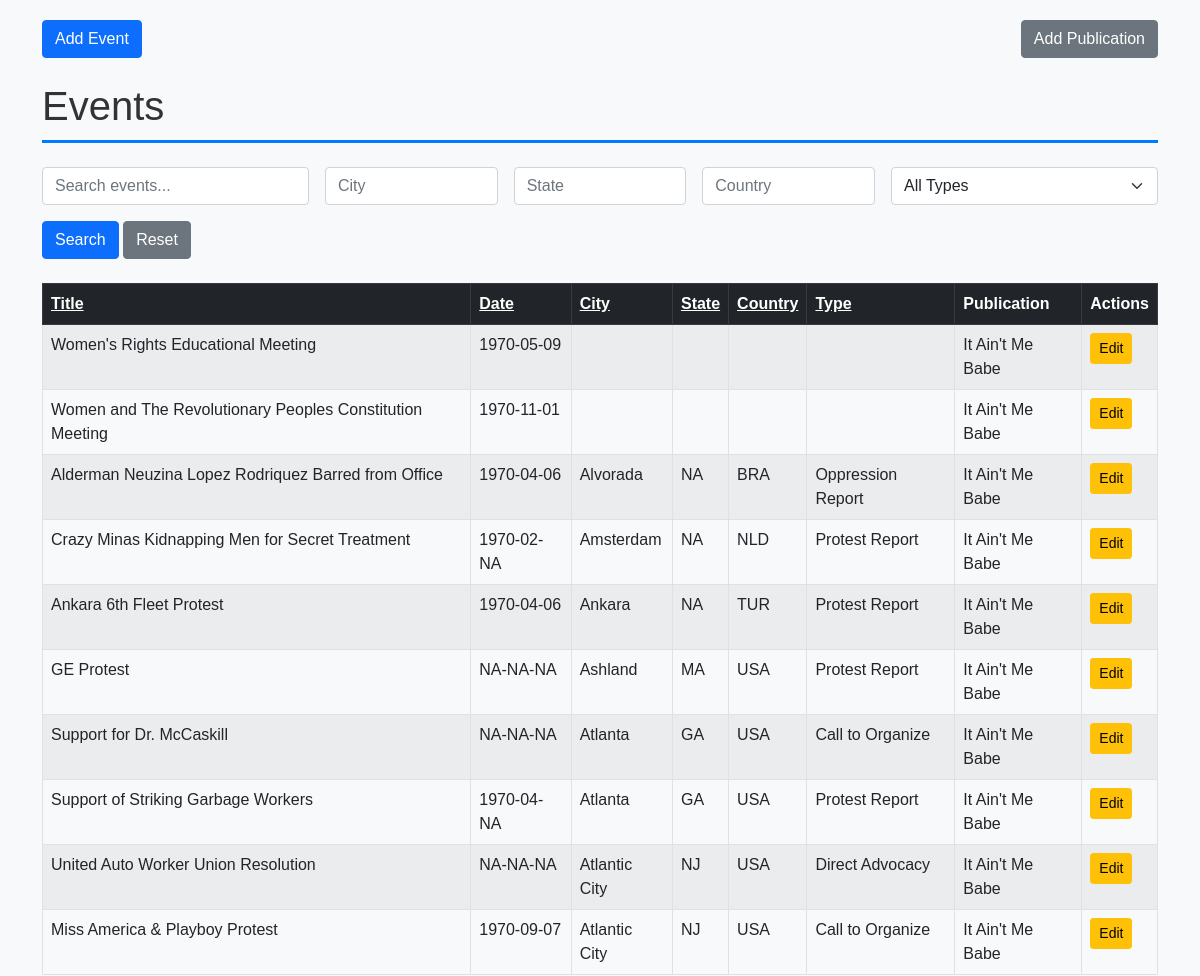
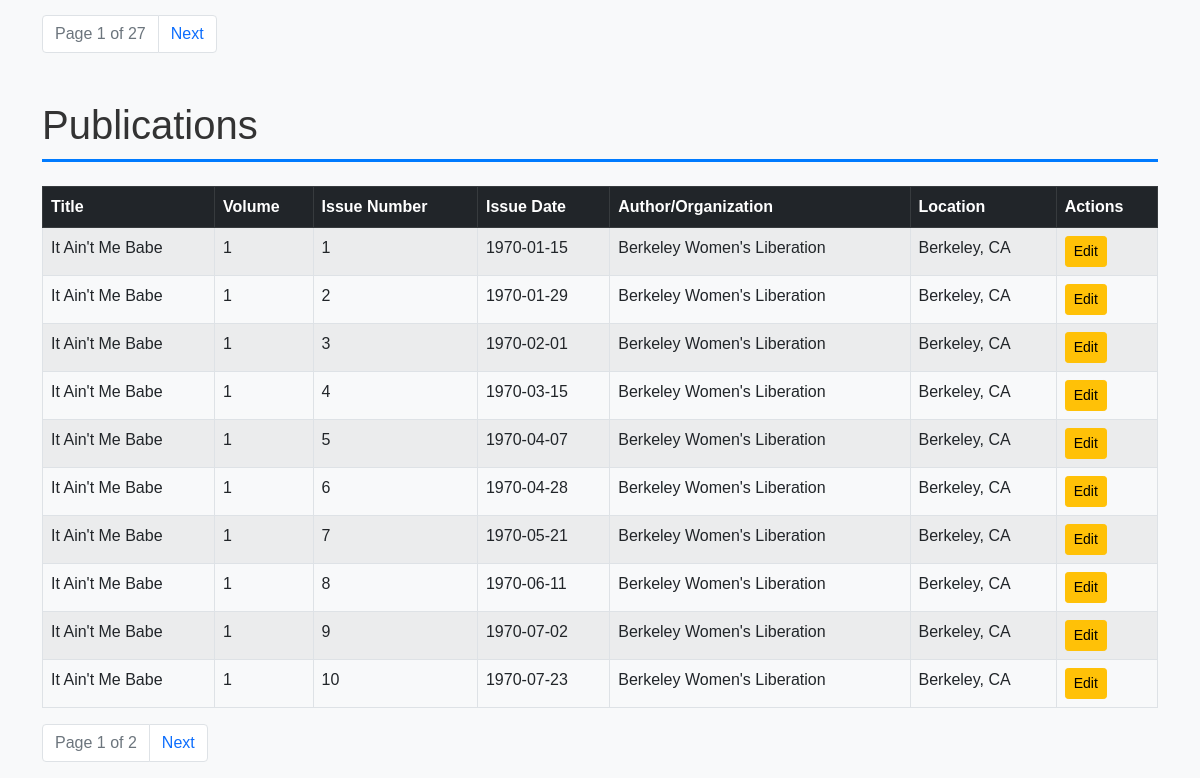
/?sort_events=city&order_events=asc&page_events=1, run on the app's committed database (2 pictures, top to bottom).
### tables this page shows
CREATE TABLE events (
    event_id INTEGER PRIMARY KEY AUTOINCREMENT, -- Unique ID for each event
    event_title TEXT NOT NULL,                  -- Title of the event
    event_date DATE,                            -- Date of the event
    description TEXT,                           -- Description of the event
    city TEXT,                                  -- City where the event occurred
    state TEXT,                                 -- State where the event occurred
    country TEXT,                               -- Country where the event occurred
    location TEXT,                              -- Specific location of the event (e.g., venue name)
    address TEXT,                               -- Street address of the event
    event_type TEXT,                            -- Type of event (e.g., conference, workshop)
    publication_id INTEGER,                     -- Foreign key to publications table
    source_publication TEXT,                    -- Source publication for the event if reprinted
    FOREIGN KEY (publication_id) REFERENCES publications (pub_id)
);

CREATE TABLE publications (
    pub_id INTEGER PRIMARY KEY AUTOINCREMENT, -- Unique ID for each publication
    pub_title TEXT NOT NULL,                 -- Title of the publication
    volume INTEGER NOT NULL,                 -- Volume number
    issue_number INTEGER NOT NULL,           -- Issue number within the volume
    issue_date DATE,                         -- Full issue date (year, month, day)
    volume_title TEXT,                       -- Title of the volume (if applicable)
    author_org TEXT,                         -- Author or organization responsible for the publication
    location TEXT                            -- Location associated with the publication
);

### DatabaseFlask/app.py (the view)
@app.route('/')
def index():
    search = request.args.get('search', '').strip()
    sort_events = request.args.get('sort_events', 'event_title')  # Default sort for events
    order_events = request.args.get('order_events', 'asc')  # Default order for events
    page_events = int(request.args.get('page_events', 1))  # Current page for events
    per_page = 10  # Number of rows per page
    offset_events = (page_events - 1) * per_page
    sort_publications = request.args.get('sort_publications', 'pub_title')  # Default sort for publications
    order_publications = request.args.get('order_publications', 'asc')  # Default order for publications
    page_publications = int(request.args.get('page_publications', 1))  # Current page for publications
    offset_publications = (page_publications - 1) * per_page
    conn = get_db_connection()
    events_query = f'''
        SELECT e.event_id, e.event_title, e.event_date, e.city, e.state, e.country, e.event_type,
               e.description, e.location, e.address, e.source_publication,
               p.pub_title AS publication_title
        FROM events e
        LEFT JOIN publications p ON e.publication_id = p.pub_id
        WHERE e.event_title LIKE ?
        ORDER BY {sort_events} {order_events.upper()}
        LIMIT ? OFFSET ?
    '''
    events = conn.execute(events_query, (f"%{search}%", per_page, offset_events)).fetchall()
    total_events_query = '''
        SELECT COUNT(*) FROM events WHERE event_title LIKE ?
    '''
    total_events = conn.execute(total_events_query, (f"%{search}%",)).fetchone()[0]
    publications_query = f'''
        SELECT pub_id, pub_title, volume, issue_number, issue_date, author_org, location
        FROM publications
        ORDER BY {sort_publications} {order_publications.upper()}
        LIMIT ? OFFSET ?
    '''
    publications = conn.execute(publications_query, (per_page, offset_publications)).fetchall()
    total_publications_query = '''
        SELECT COUNT(*) FROM publications
    '''
    total_publications = conn.execute(total_publications_query).fetchone()[0]
    conn.close()
    total_pages_events = (total_events + per_page - 1) // per_page  # Round up division
    total_pages_publications = (total_publications + per_page - 1) // per_page
    return render_template(
        'index.html',
        events=events,
        publications=publications,
        page_events=page_events,
        total_pages_events=total_pages_events,
        page_publications=page_publications,
        total_pages_publications=total_pages_publications,
        search=search,
        sort_events=sort_events,
        order_events=order_events,
        sort_publications=sort_publications,
        order_publications=order_publications
    )

### DatabaseFlask/app.py (called while the page is built)
def get_db_connection():
    conn = sqlite3.connect(DB_PATH)
    conn.row_factory = sqlite3.Row  # This allows us to access columns by name like row['title']
    return conn

### DatabaseFlask/templates/index.html (shortened to what this page needs)
{% extends "base.html" %}
{% block content %}
<div class="d-flex justify-content-between mb-4">
    <a href="{{ url_for('add_event') }}" class="btn btn-primary">Add Event</a>
    <a href="{{ url_for('add_publication') }}" class="btn btn-secondary">Add Publication</a>
</div>
<h1 class="mb-4">Events</h1>
<form method="GET" action="{{ url_for('index') }}" class="mb-4">
    <div class="row g-3">
        <div class="col-md-3">
            <input type="text" name="search" class="form-control" placeholder="Search events..." value="{{ search }}">
        </div>
        <div class="col-md-2">
            <input type="text" name="city" class="form-control" placeholder="City" value="{{ request.args.get('city', '') }}">
        </div>
        <div class="col-md-2">
            <input type="text" name="state" class="form-control" placeholder="State" value="{{ request.args.get('state', '') }}">
        </div>
        <div class="col-md-2">
            <input type="text" name="country" class="form-control" placeholder="Country" value="{{ request.args.get('country', '') }}">
        </div>
        <div class="col-md-3">
            <select name="event_type" class="form-select">
                <option value="">All Types</option>
            </select>
        </div>
    </div>
    <div class="mt-3">
        <button type="submit" class="btn btn-primary">Search</button>
        <a href="{{ url_for('index') }}" class="btn btn-secondary">Reset</a>
    </div>
</form>
<table class="table table-striped table-bordered">
    <thead class="table-dark">
        <tr>
            <th><a href="{{ url_for('index', sort_events='event_title', order_events='asc' if order_events == 'desc' else 'desc', page_events=page_events) }}" class="text-white">Title</a></th>
            <th><a href="{{ url_for('index', sort_events='event_date', order_events='asc' if order_events == 'desc' else 'desc', page_events=page_events) }}" class="text-white">Date</a></th>
            <th><a href="{{ url_for('index', sort_events='city', order_events='asc' if order_events == 'desc' else 'desc', page_events=page_events) }}" class="text-white">City</a></th>
            <th><a href="{{ url_for('index', sort_events='state', order_events='asc' if order_events == 'desc' else 'desc', page_events=page_events) }}" class="text-white">State</a></th>
            <th><a href="{{ url_for('index', sort_events='country', order_events='asc' if order_events == 'desc' else 'desc', page_events=page_events) }}" class="text-white">Country</a></th>
            <th><a href="{{ url_for('index', sort_events='event_type', order_events='asc' if order_events == 'desc' else 'desc', page_events=page_events) }}" class="text-white">Type</a></th>
            <th>Publication</th>
            <th>Actions</th>
        </tr>
    </thead>
    <tbody>
        {% for event in events %}
        <tr>
            <td>{{ event.event_title }}</td>
            <td>{{ event.event_date }}</td>
            <td>{{ event.city }}</td>
            <td>{{ event.state }}</td>
            <td>{{ event.country }}</td>
            <td>{{ event.event_type }}</td>
            <td>{{ event.publication_title }}</td>
            <td>
                <a href="{{ url_for('edit_record', record_type='event', record_id=event.event_id) }}" class="btn btn-sm btn-warning">Edit</a>
            </td>
        </tr>
        {% endfor %}
    </tbody>
</table>
<nav>
    <ul class="pagination">
        <li class="page-item disabled">
            <span class="page-link">Page {{ page_events }} of {{ total_pages_events }}</span>
        </li>
        {% if page_events < total_pages_events %}
        <li class="page-item">
            <a href="{{ url_for('index', page_events=page_events+1, sort_events=sort_events, order_events=order_events) }}" class="page-link">Next</a>
        </li>
        {% endif %}
    </ul>
</nav>
<h1 class="mt-5 mb-4">Publications</h1>
<table class="table table-striped table-bordered">
    <thead class="table-dark">
        <tr>
            <th>Title</th>
            <th>Volume</th>
            <th>Issue Number</th>
            <th>Issue Date</th>
            <th>Author/Organization</th>
            <th>Location</th>
            <th>Actions</th>
        </tr>
    </thead>
    <tbody>
        {% for publication in publications %}
        <tr>
            <td>{{ publication.pub_title }}</td>
            <td>{{ publication.volume }}</td>
            <td>{{ publication.issue_number }}</td>
            <td>{{ publication.issue_date }}</td>
            <td>{{ publication.author_org }}</td>
            <td>{{ publication.location }}</td>
            <td>
                <a href="{{ url_for('edit_record', record_type='publication', record_id=publication.pub_id) }}" class="btn btn-sm btn-warning">Edit</a>
            </td>
        </tr>
        {% endfor %}
    </tbody>
</table>
<nav>
    <ul class="pagination">
        <li class="page-item disabled">
            <span class="page-link">Page {{ page_publications }} of {{ total_pages_publications }}</span>
        </li>
        {% if page_publications < total_pages_publications %}
        <li class="page-item">
            <a href="{{ url_for('index', page_publications=page_publications+1, sort_publications=sort_publications, order_publications=order_publications) }}" class="page-link">Next</a>
        </li>
        {% endif %}
    </ul>
</nav>
{% endblock %}

### DatabaseFlask/templates/base.html (style rules this page uses)
body { font-family: Arial, sans-serif; background-color: #f8f9fa; }
h1 { color: #333; border-bottom: 3px solid #007bff; padding-bottom: 10px; }

### data on the page
events: event_title "Women's Rights Educational Meeting", event_date "1970-05-09", publication_title "It Ain't Me Babe"
events: event_title "Women and The Revolutionary Peoples Constitution Meeting", event_date "1970-11-01", publication_title "It Ain't Me Babe"
events: event_title "Alderman Neuzina Lopez Rodriquez Barred from Office", event_date "1970-04-06", city "Alvorada", state "NA", country "BRA", event_type "Oppression Report", publication_title "It Ain't Me Babe"
events: event_title "Crazy Minas Kidnapping Men for Secret Treatment", event_date "1970-02-NA", city "Amsterdam", state "NA", country "NLD", event_type "Protest Report", publication_title "It Ain't Me Babe"
events: event_title "Ankara 6th Fleet Protest", event_date "1970-04-06", city "Ankara", state "NA", country "TUR", event_type "Protest Report", publication_title "It Ain't Me Babe"
events: event_title "GE Protest", event_date "NA-NA-NA", city "Ashland", state "MA", country "USA", event_type "Protest Report", publication_title "It Ain't Me Babe"
events: event_title "Support for Dr. McCaskill", event_date "NA-NA-NA", city "Atlanta", state "GA", country "USA", event_type "Call to Organize", publication_title "It Ain't Me Babe"
events: event_title "Support of Striking Garbage Workers", event_date "1970-04-NA", city "Atlanta", state "GA", country "USA", event_type "Protest Report", publication_title "It Ain't Me Babe"
events: event_title "United Auto Worker Union Resolution", event_date "NA-NA-NA", city "Atlantic City", state "NJ", country "USA", event_type "Direct Advocacy", publication_title "It Ain't Me Babe"
events: event_title "Miss America & Playboy Protest", event_date "1970-09-07", city "Atlantic City", state "NJ", country "USA", event_type "Call to Organize", publication_title "It Ain't Me Babe"
publications: pub_title "It Ain't Me Babe", volume "1", issue_number "1", issue_date "1970-01-15", author_org "Berkeley Women's Liberation", location "Berkeley, CA"
publications: pub_title "It Ain't Me Babe", volume "1", issue_number "2", issue_date "1970-01-29", author_org "Berkeley Women's Liberation", location "Berkeley, CA"
publications: pub_title "It Ain't Me Babe", volume "1", issue_number "3", issue_date "1970-02-01", author_org "Berkeley Women's Liberation", location "Berkeley, CA"
publications: pub_title "It Ain't Me Babe", volume "1", issue_number "4", issue_date "1970-03-15", author_org "Berkeley Women's Liberation", location "Berkeley, CA"
publications: pub_title "It Ain't Me Babe", volume "1", issue_number "5", issue_date "1970-04-07", author_org "Berkeley Women's Liberation", location "Berkeley, CA"
publications: pub_title "It Ain't Me Babe", volume "1", issue_number "6", issue_date "1970-04-28", author_org "Berkeley Women's Liberation", location "Berkeley, CA"
publications: pub_title "It Ain't Me Babe", volume "1", issue_number "7", issue_date "1970-05-21", author_org "Berkeley Women's Liberation", location "Berkeley, CA"
publications: pub_title "It Ain't Me Babe", volume "1", issue_number "8", issue_date "1970-06-11", author_org "Berkeley Women's Liberation", location "Berkeley, CA"
publications: pub_title "It Ain't Me Babe", volume "1", issue_number "9", issue_date "1970-07-02", author_org "Berkeley Women's Liberation", location "Berkeley, CA"
publications: pub_title "It Ain't Me Babe", volume "1", issue_number "10", issue_date "1970-07-23", author_org "Berkeley Women's Liberation", location "Berkeley, CA"

### other printed values
{{ page_events }} "1"
{{ total_pages_events }} "27"
{{ page_publications }} "1"
{{ total_pages_publications }} "2"
